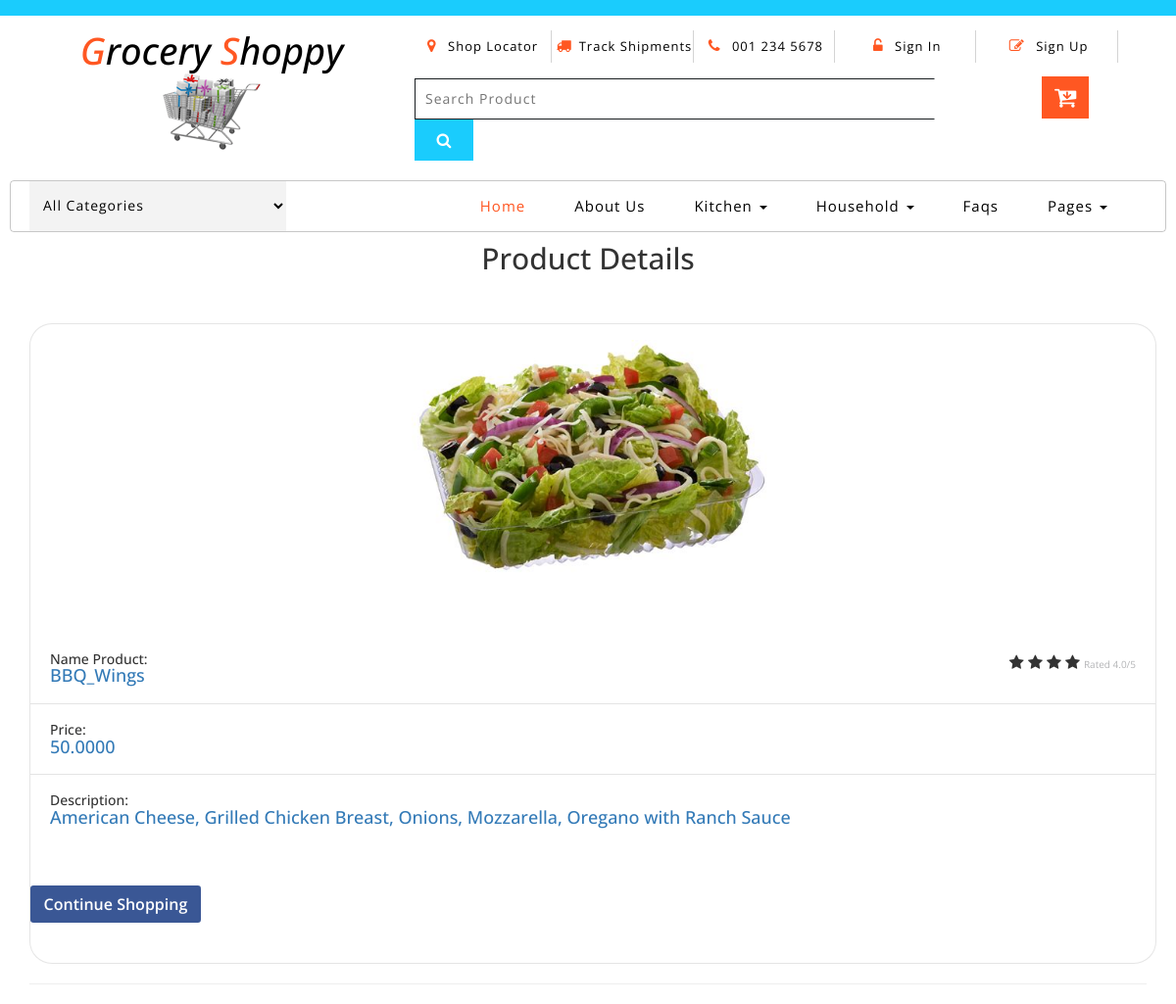
The page /product_details/5 on the database its author committed.
### product/models.py (models this page shows, shortened)
class ProductMODEL(models.Model):
    product_name         = models.CharField(max_length=200)
    product_description  = models.TextField()
    product_price        = models.DecimalField(max_digits=10,decimal_places=4,default=Decimal('00.00'), blank=True , null=True , verbose_name="Price")
    product_image        = models.ImageField(upload_to="Productes_File_Photo/%Y/%m/%d/")
    product_is_active 	 = models.BooleanField(default=False)
    product_publish_date = models.DateTimeField(auto_now_add=True)
    class Meta:
        ordering            = ('-product_publish_date',)
        verbose_name        = "Product"
        verbose_name_plural = "Products"

### product/views.py (the view)
# urls.py: path('product_details/<int:product_id>' , views.product_detail_DEF   ,name='product_detail-URL'),
def product_detail_DEF(request, product_id):
    products_details_VAR=ProductMODEL.objects.get(id=product_id)
    context={'products_details_VAR':products_details_VAR}
    return render(request,"product/product_detail.html",context)

### templates/product/product_detail.html (shortened to what this page needs)
{% extends "dashboard/base.html" %}
{% load static %}
{% block    PAGE_TITLE  %}
<h2 class="text-center"> Product Details </h2>
{% endblock PAGE_TITLE  %}
{% block    CONTENTS_PAGE %}
                             <div class="container d-flex justify-content-center">
     <figure class="card card-product-grid card-lg">  <a  class="img-wrap" data-abc="true"> <img src="{{ products_details_VAR.product_image.url }}"> </a>
		<figcaption class="info-wrap">
             <div class="row">
				<div class="col-md-9 col-xs-9">  <h5>Name Product:<h5> <a> <h4>{{products_details_VAR.product_name }} <h4> </a> </a> </div>
                 <div class="col-md-3 col-xs-3">
                     <div class="rating text-right"> <i class="fa fa-star"></i> <i class="fa fa-star"></i> <i class="fa fa-star"></i> <i class="fa fa-star"></i> <span class="rated">Rated 4.0/5</span> </div>
                 </div>
             </div>
         </figcaption>
		 <div class="bottom-wrap-payment">
         <figcaption class="info-wrap">
			<div class="row">
				<div class="col-md-9 col-xs-9">  <h5>Price:<h5> <a> <h4>{{products_details_VAR.product_price }} <h4> </a> </a> </div>
				<div class="col-md-3 col-xs-3">
				</div>
			</div>
		</figcaption>
	</div>
         <div class="bottom-wrap-payment">
             <figcaption class="info-wrap">
                 <div class="row">
					<div class="col-md-9 col-xs-9">  <h5>Description:<h5> <a> <h4>{{products_details_VAR.product_description }} <h4> </a> </a> </div>
					<div class="col-md-3 col-xs-3">
                     </div>
                 </div>
             </figcaption>
         </div>
         <div class="bottom-wrap"> <a href="{% url 'dashboard-URL' %}" class="btn btn-primary float-right" data-abc="true"> Continue Shopping </a>
        </div>
     </figure>
	 <hr>
 </div>
{% endblock CONTENTS_PAGE %}

### rows shown on the page
ProductMODEL: product_image (picture), product_name "BBQ_Wings", product_price "50.0000", product_description "American Cheese, Grilled Chicken Breast, Onions, Mozzarella, Oregano with Ranch Sauce"
